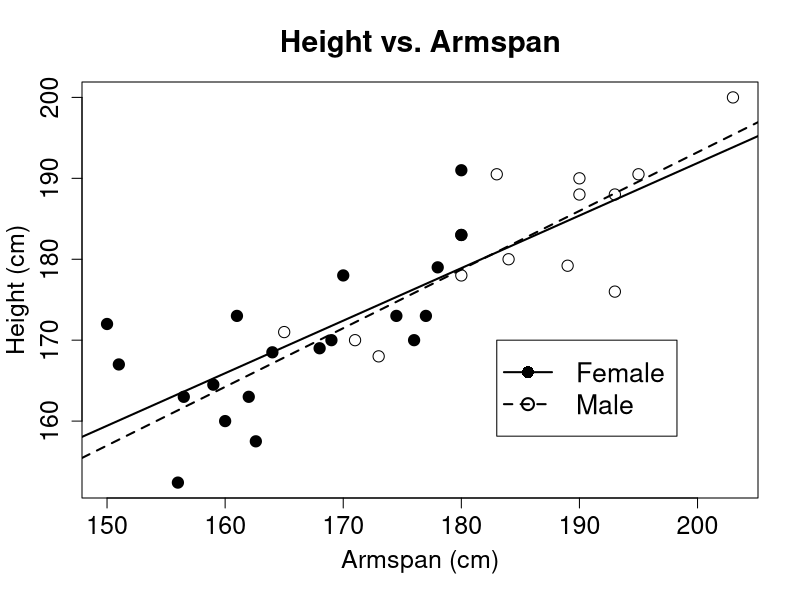
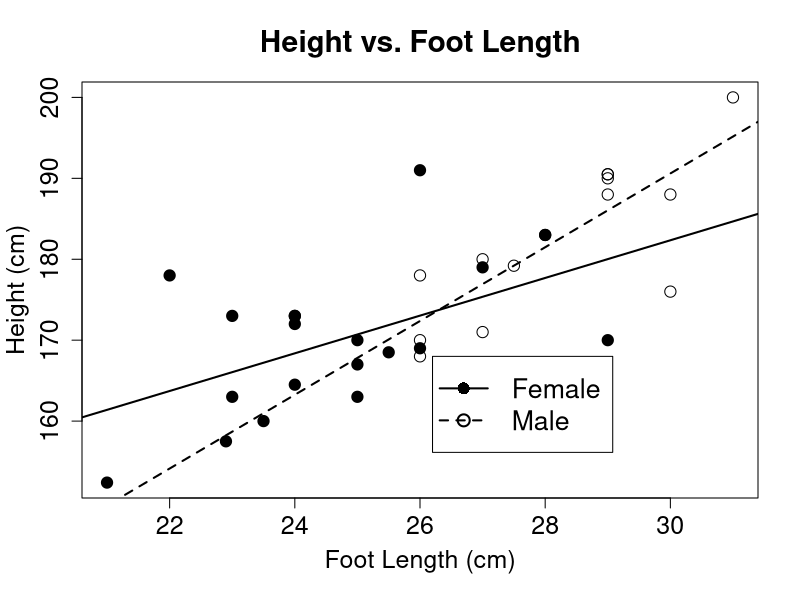
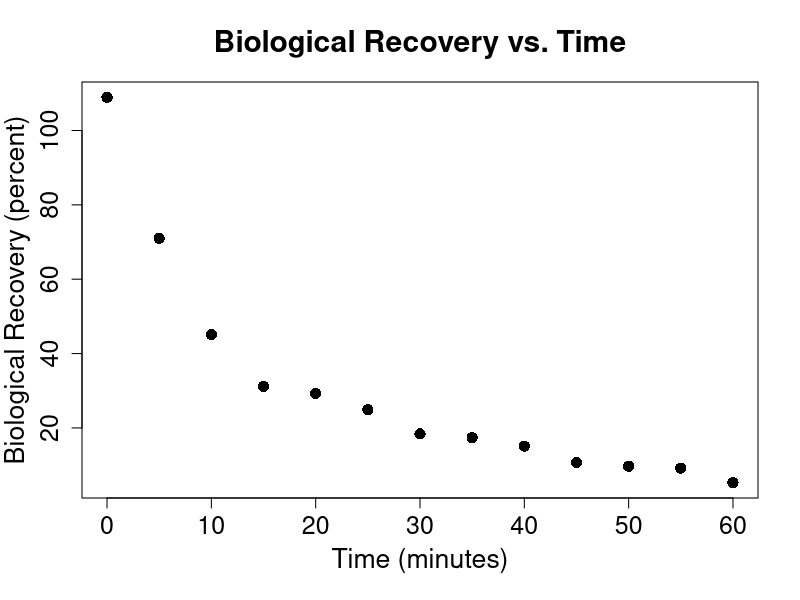
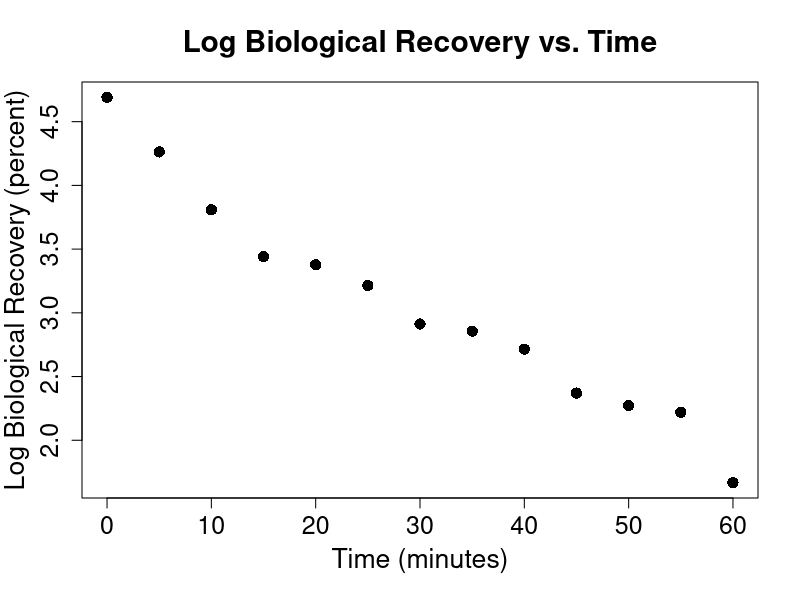

The R source for these figures, in order:
# ========== #
# Homework 1 #
# ========== #

# ==================== #
# Problem 1#
# ==================== #
sizes <- read.csv("sizes.txt",header=T)   # Reads in sizes data
attach(sizes)                             # Allows to access variable names 
                                          #   without calling the data frame

# Parts (a,b): Scatterplot of height vs. armspan for females and males,
#              Regression equations for both females and males,
# ==================================================================
plot(armspan,height,pch=1,cex=1.5,             # Plots height vs. armspan with open circles
     xlab="Armspan (cm)",ylab="Height (cm)",      #   (pch=1), axis labels, and text sizes set
     cex.lab=1.5,cex.axis=1.5,mgp=c(2.7,1,0),     #   to 1.5 times the default size
     main="Height vs. Armspan",cex.main=1.8)
points(armspan[sex=="F"],height[sex=="F"],     # Overlays female points with a closed
       pch=16,cex=1.5)                              #   circle (pch=16)
regF <- lm(height[sex=="F"]~armspan[sex=="F"]) # LS regression for females only
regM <- lm(height[sex=="M"]~armspan[sex=="M"]) # LS regression for males only
abline(regF,lwd=2)                             # Regression line for females
abline(regM,lwd=2,lty=2)                       # Regression line (dashed) for males
legend(183,170,legend=c("Female","Male"),      # Places a legend at (180,170) to distinguish
       lty=c(1,2),pch=c(16,1),lwd=c(2,2),cex=1.6)   #   female and male line types
summary(regF)
summary(regM)

# Part (c): Prediction of Dr Zhang's height
# =========================================
Zhangpred <- regF$coef[1]+regF$coef[2]*165       # Dr. Zhang's predicted height
resid(regF)                                      # Residuals from the female regression

# Part (d): Plot, regression of height on foot length for both sexes
# ==================================================================
plot(footlen,height,pch=1,cex=1.5,             # Plots height vs. foot length with open circles
     xlab="Foot Length (cm)",ylab="Height (cm)",  #   (pch=1), axis labels, and text sizes set
     cex.lab=1.5,cex.axis=1.5,mgp=c(2.7,1,0),     #   to 1.5 times the default size
     main="Height vs. Foot Length",cex.main=1.8)
points(footlen[sex=="F"],height[sex=="F"],     # Overlays female points with a closed
       pch=16,cex=1.5)                              #   circle (pch=16)
regF <- lm(height[sex=="F"]~footlen[sex=="F"]) # LS regression for females only
regM <- lm(height[sex=="M"]~footlen[sex=="M"]) # LS regression for males only
abline(regF,lwd=2)                             # Regression line for females
abline(regM,lwd=2,lty=2)                       # Regression line for males
legend(26.2,168,legend=c("Female","Male"),     # Places a legend at (26.2,168) to distinguish
       lty=c(1,2),pch=c(16,1),lwd=c(2,2),cex=1.6)   #   female and male line types
summary(regF)
summary(regM)

# Part (e): Prediction of Dr Zhang's height
# =========================================
Zhangpred <- regF$coef[1]+regF$coef[2]*24        # Dr. Zhang's predicted height
resid(regF)                                      # Residuals from the male regression




# ==================== #
# Problem 2 #
# ==================== #
recov <- read.csv("recovery.txt",       # Reads in the biological recovery data
  header=T)
attach(recov)                                # Promotes the biological recovery data

# Part (a): Scatterplot of Biological Recovery vs. Time
# =====================================================
plot(time,recovery,pch=16,cex.axis=1.5,      # Plots the recovery percentages vs. time
  xlab="Time (minutes)",mgp=c(2.7,1,0),      #   with x- and y-axis labels and a title
  ylab="Biological Recovery (percent)",
  main="Biological Recovery vs. Time",
  cex.lab=1.6,cex.main=1.8,cex=1.5)

# Part (b): Scatterplot of Log Biological Recovery vs. Time
# =========================================================
logrec <- log(recov$recovery)                # Computes the log recovery percentages
plot(time,logrec,pch=16,cex.axis=1.5,        # Plots the log recovery percentages vs.
  xlab="Time (minutes)",mgp=c(2.7,1,0),      #   time with axis labels and a title
  ylab="Log Biological Recovery (percent)",
  main="Log Biological Recovery vs. Time",
  cex.lab=1.6,cex.main=1.8,cex=1.5)

# Part (c): Regression of Log Recovery on Time
# ============================================
reg.out <- lm(logrec~time)                   # Regression of log recovery on time
summary(reg.out)                             # Prints regression summary

# Part (d): ANOVA Table
# =====================
anova(reg.out)                               # Prints the ANOVA table

